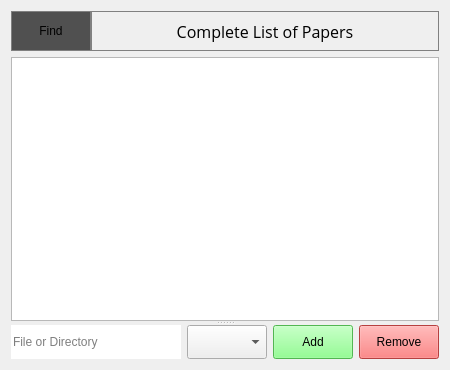
<?xml version="1.0" encoding="UTF-8"?>
<ui version="4.0">
 <class>mainwindow</class>
 <widget class="QWidget" name="mainwindow">
  <property name="geometry">
   <rect>
    <x>0</x>
    <y>0</y>
    <width>450</width>
    <height>370</height>
   </rect>
  </property>
  <property name="windowTitle">
   <string>Paper List Window</string>
  </property>
  <layout class="QVBoxLayout" name="verticalLayout">
   <item>
    <widget class="QWidget" name="horizontalWidget" native="true">
     <property name="styleSheet">
      <string notr="true"/>
     </property>
     <layout class="QHBoxLayout" name="top">
      <property name="spacing">
       <number>0</number>
      </property>
      <property name="leftMargin">
       <number>0</number>
      </property>
      <property name="topMargin">
       <number>0</number>
      </property>
      <property name="rightMargin">
       <number>0</number>
      </property>
      <property name="bottomMargin">
       <number>0</number>
      </property>
      <item>
       <widget class="QPushButton" name="find">
        <property name="sizePolicy">
         <sizepolicy hsizetype="Fixed" vsizetype="Fixed">
          <horstretch>0</horstretch>
          <verstretch>0</verstretch>
         </sizepolicy>
        </property>
        <property name="minimumSize">
         <size>
          <width>80</width>
          <height>40</height>
         </size>
        </property>
        <property name="autoFillBackground">
         <bool>false</bool>
        </property>
        <property name="styleSheet">
         <string notr="true">background-color: rgb(80, 80, 80);
border: 1px solid grey;</string>
        </property>
        <property name="text">
         <string>Find</string>
        </property>
       </widget>
      </item>
      <item>
       <widget class="QLabel" name="abs_path">
        <property name="minimumSize">
         <size>
          <width>0</width>
          <height>40</height>
         </size>
        </property>
        <property name="maximumSize">
         <size>
          <width>16777215</width>
          <height>40</height>
         </size>
        </property>
        <property name="font">
         <font>
          <family>Open Sans</family>
          <pointsize>12</pointsize>
         </font>
        </property>
        <property name="styleSheet">
         <string notr="true">border: 1px solid grey;</string>
        </property>
        <property name="text">
         <string>Complete List of Papers</string>
        </property>
        <property name="alignment">
         <set>Qt::AlignmentFlag::AlignCenter</set>
        </property>
       </widget>
      </item>
     </layout>
    </widget>
   </item>
   <item>
    <widget class="QSplitter" name="splitter">
     <property name="orientation">
      <enum>Qt::Orientation::Vertical</enum>
     </property>
     <widget class="QTableView" name="papers"/>
     <widget class="QWidget" name="horizontalLayoutWidget_2">
      <layout class="QHBoxLayout" name="bottom">
       <property name="sizeConstraint">
        <enum>QLayout::SizeConstraint::SetDefaultConstraint</enum>
       </property>
       <item>
        <widget class="QLineEdit" name="path">
         <property name="sizePolicy">
          <sizepolicy hsizetype="Expanding" vsizetype="Preferred">
           <horstretch>0</horstretch>
           <verstretch>0</verstretch>
          </sizepolicy>
         </property>
         <property name="minimumSize">
          <size>
           <width>100</width>
           <height>25</height>
          </size>
         </property>
         <property name="maximumSize">
          <size>
           <width>16777215</width>
           <height>16777215</height>
          </size>
         </property>
         <property name="frame">
          <bool>false</bool>
         </property>
         <property name="placeholderText">
          <string>File or Directory</string>
         </property>
        </widget>
       </item>
       <item>
        <widget class="QComboBox" name="specifier">
         <property name="sizePolicy">
          <sizepolicy hsizetype="Fixed" vsizetype="Expanding">
           <horstretch>0</horstretch>
           <verstretch>0</verstretch>
          </sizepolicy>
         </property>
         <property name="minimumSize">
          <size>
           <width>80</width>
           <height>0</height>
          </size>
         </property>
        </widget>
       </item>
       <item>
        <widget class="QPushButton" name="add_button">
         <property name="sizePolicy">
          <sizepolicy hsizetype="Minimum" vsizetype="Preferred">
           <horstretch>0</horstretch>
           <verstretch>0</verstretch>
          </sizepolicy>
         </property>
         <property name="minimumSize">
          <size>
           <width>0</width>
           <height>25</height>
          </size>
         </property>
         <property name="maximumSize">
          <size>
           <width>100</width>
           <height>16777215</height>
          </size>
         </property>
         <property name="autoFillBackground">
          <bool>false</bool>
         </property>
         <property name="styleSheet">
          <string notr="true">background-color: rgb(115, 255, 115);
font-color: white;</string>
         </property>
         <property name="text">
          <string>Add</string>
         </property>
        </widget>
       </item>
       <item>
        <widget class="QPushButton" name="remove_button">
         <property name="sizePolicy">
          <sizepolicy hsizetype="Minimum" vsizetype="Preferred">
           <horstretch>0</horstretch>
           <verstretch>0</verstretch>
          </sizepolicy>
         </property>
         <property name="minimumSize">
          <size>
           <width>0</width>
           <height>25</height>
          </size>
         </property>
         <property name="maximumSize">
          <size>
           <width>100</width>
           <height>16777215</height>
          </size>
         </property>
         <property name="autoFillBackground">
          <bool>false</bool>
         </property>
         <property name="styleSheet">
          <string notr="true">background-color: rgb(255, 90, 90);
font-color: white;</string>
         </property>
         <property name="text">
          <string>Remove</string>
         </property>
        </widget>
       </item>
      </layout>
     </widget>
    </widget>
   </item>
  </layout>
 </widget>
 <resources/>
 <connections/>
</ui>
